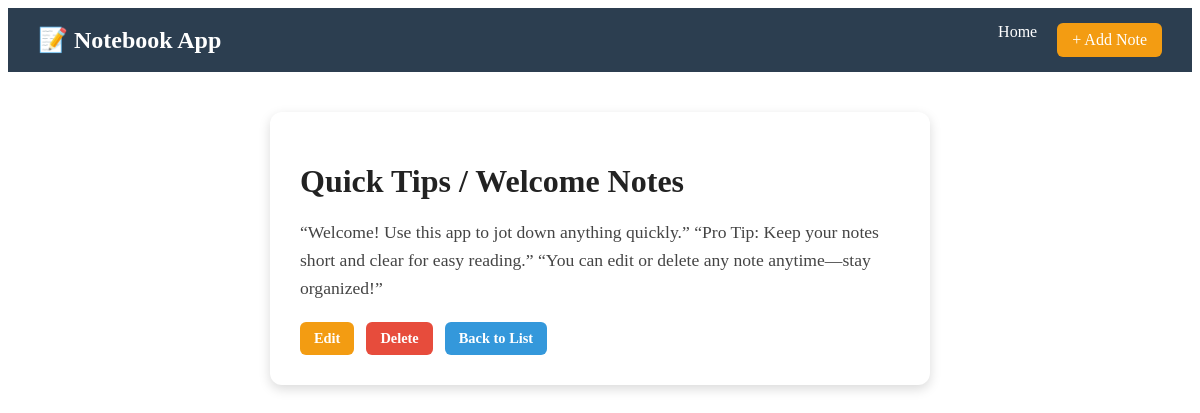
Screenshot of /note/view/10/ with the database file from the repository.
### notes/models.py (models this page shows, shortened)
class Note(models.Model):
    title=models.CharField(max_length=200)
    content=models.TextField()
    created_at=models.DateTimeField(auto_now_add=True)

### notes/views.py (the view)
# urls.py: path('view/<int:pk>/',views.view_page,name='view_page'),
def view_page(request,pk):
    note=get_object_or_404(Note,pk=pk)
    return render(request,'view.html',{'note':note})

### notes/templates/view.html
{% extends "index.html" %}
{% block content %}
<div class="note-detail">
    <h1>{{ note.title }}</h1>
    <p>{{ note.content }}</p>
    <div class="actions">
        <a href="{% url 'edit_page' note.pk %}">Edit</a>
        <a href="{% url 'delete_page' note.pk %}">Delete</a>
        <a href="{% url 'display' %}">Back to List</a>
    </div>
</div>
{% endblock %}

### static/style.css (style rules this page uses)
.actions { display: flex; gap: 10px; }
.actions a { text-decoration: none; padding: 6px 12px; border-radius: 6px; font-size: 0.9rem; font-weight: bold; color: white; transition: background 0.2s ease; }
.actions a:nth-child(1) { background: #3498db; }
.actions a:nth-child(2) { background: #f39c12; }
.actions a:nth-child(3) { background: #e74c3c; }
.note-detail { max-width: 600px; margin: 40px auto; background: #fff; padding: 30px; border-radius: 12px; box-shadow: 0 4px 12px rgba(0,0,0,0.15); }
.note-detail h1 { font-size: 2rem; margin-bottom: 15px; color: #222; }
.note-detail p { font-size: 1.1rem; line-height: 1.6; color: #444; }
.note-detail .actions { margin-top: 20px; display: flex; gap: 12px; }
.note-detail .actions a { text-decoration: none; padding: 8px 14px; border-radius: 6px; font-weight: bold; color: #fff; }
.note-detail .actions a:nth-child(1) { background: #f39c12; }
.note-detail .actions a:nth-child(2) { background: #e74c3c; }
.note-detail .actions a:nth-child(3) { background: #3498db; }

### rows the page displays
Note: title "Quick Tips / Welcome Notes", content "“Welcome! Use this app to jot down anything quickly.” “Pro Tip: Keep your notes short and clear for easy reading.” “You can edit or delete any note anytime—stay organized!”"
